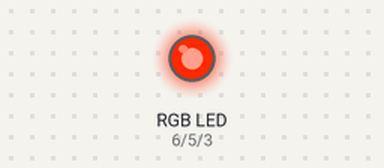
A sketch run on a simulated Arduino Uno, built with avr-gcc and run on an emulated ATmega328P. Parts: an RGB LED mixed from three pins (HIGH = lit).

Above: at 0.05 s.
Timing chart, 0 to 5.5 s (numbered marks = the images above):
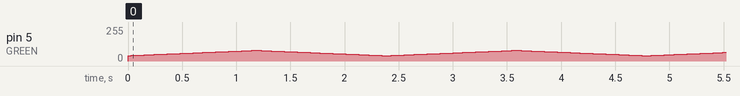

The sketch:

RGB_LED2.ino
```cpp
// Define Pins
#define BLUE 3
#define GREEN 5
#define RED 6

void setup()
{
  pinMode(RED, OUTPUT);
  pinMode(GREEN, OUTPUT);
  pinMode(BLUE, OUTPUT);
  digitalWrite(RED, HIGH);
  digitalWrite(GREEN, HIGH);
  digitalWrite(BLUE, LOW);
}

// define variables
int redValue;
int greenValue;
int blueValue;

// main loop
void loop()
{
  // Define a delay time
  #define delayTime 30

  // Initialize color values
  int redValue = 255;
  int greenValue = 40;
  int blueValue = 0;

  // Increase green color to make orangeish yellow
  //to change GREEN value max and min, adjust all 40 and 80 values
  for(int i = 0; i < 40; i += 1)
  {
    greenValue += 1;
    analogWrite(RED, redValue);
    analogWrite(GREEN, greenValue);
    delay(delayTime);
  }

  // Reset color values
  redValue = 255;
  greenValue = 80;
  blueValue = 0;

  // Decrease green color, back to red
  for(int i = 0; i < 40; i += 1)
  {
    greenValue -= 1;
    analogWrite(GREEN, greenValue);
    delay(delayTime);
  }
  //this can be copied one more time and expanded to include the BLUE value;
  //However, this code does not use the blue part of the LED
}
```
